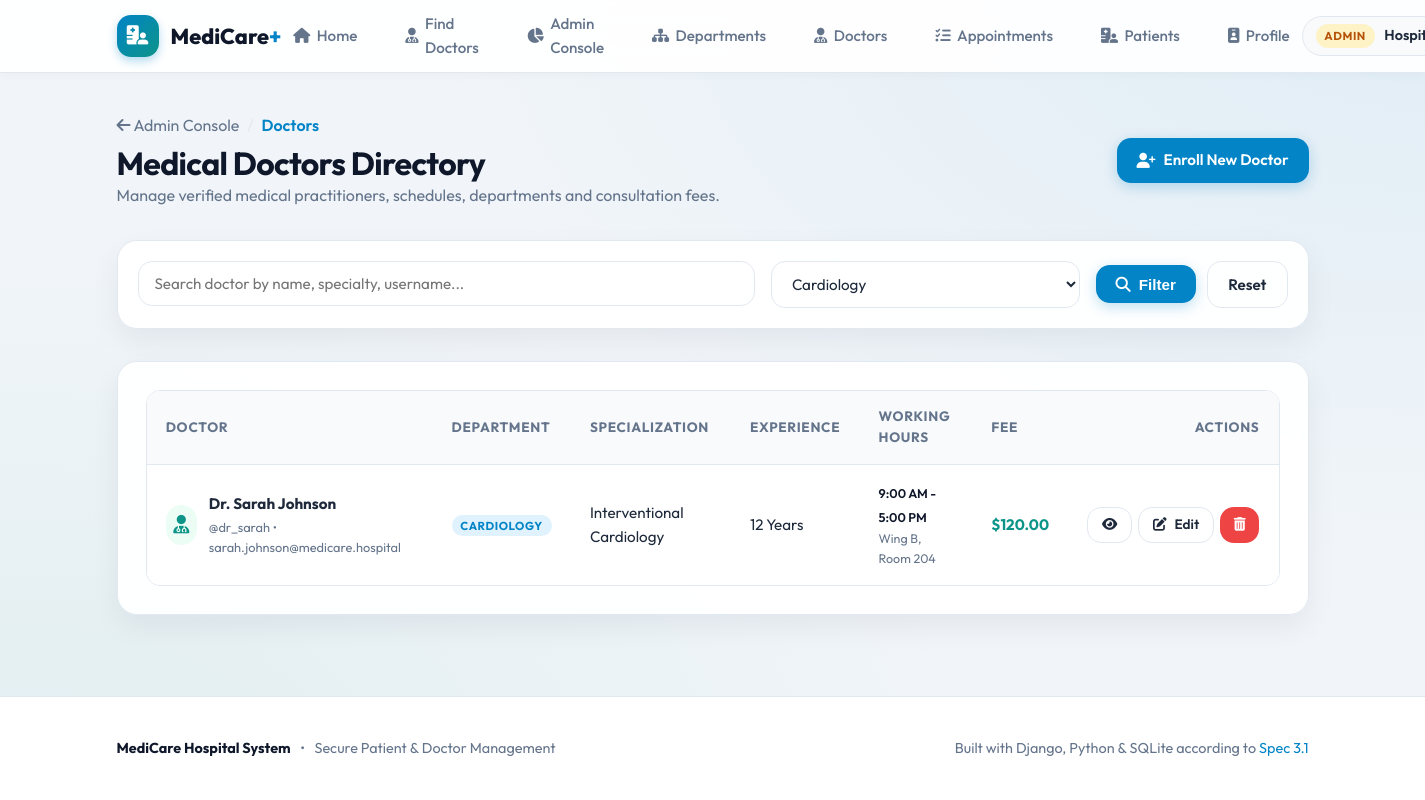
Before: /appointments/admin/doctors/?department=1 (signed in) with the older database file.
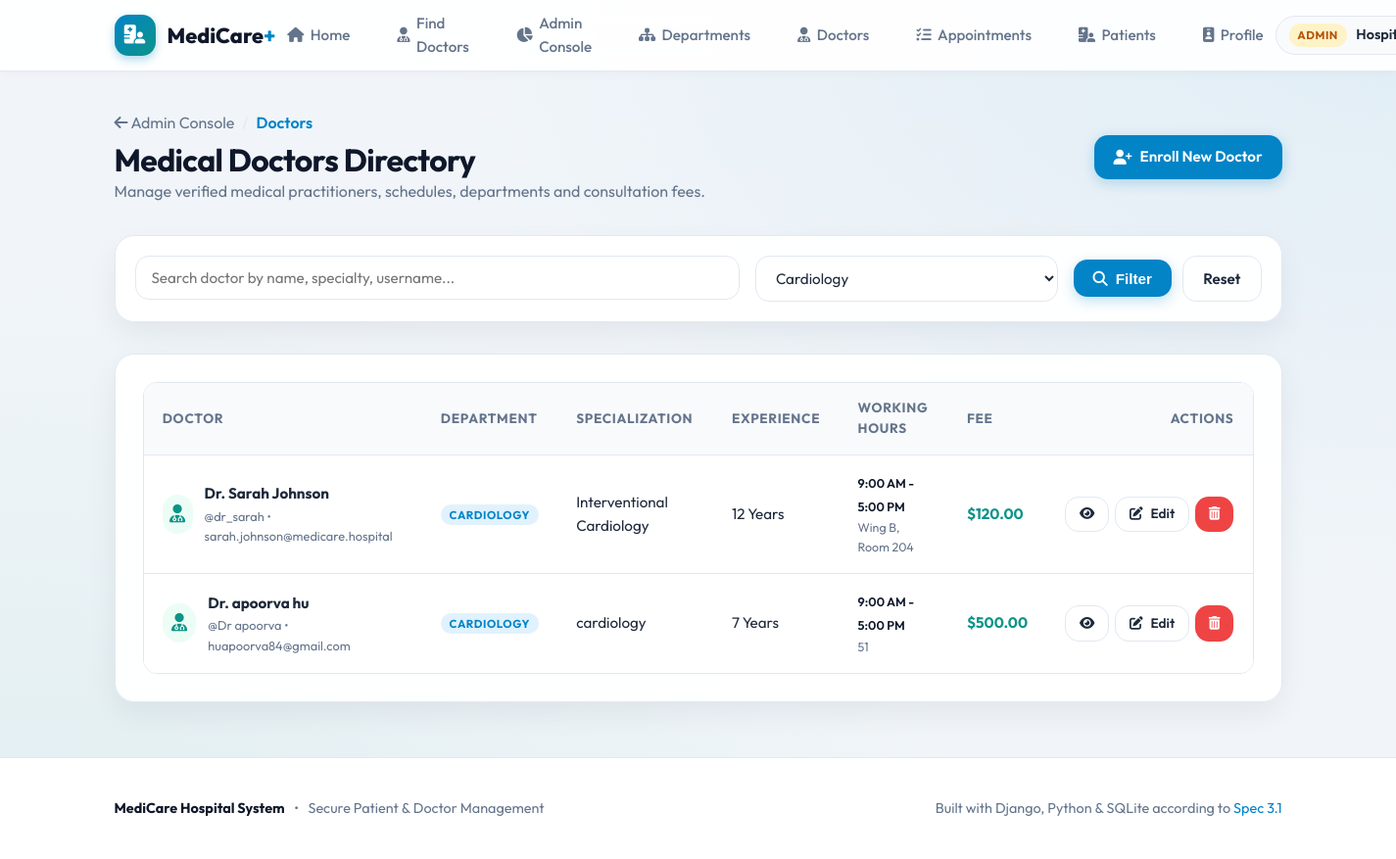
After: the same page with the newer database file.
### doctors/models.py (models this page shows, shortened)
class Doctor(models.Model):
    user = models.OneToOneField(settings.AUTH_USER_MODEL, on_delete=models.CASCADE, related_name='doctor_profile')
    department = models.ForeignKey(Department, on_delete=models.SET_NULL, null=True, blank=True, related_name='doctors')
    specialization = models.CharField(max_length=120)
    experience = models.PositiveIntegerField(default=0, help_text="Years of professional experience")
    fee = models.DecimalField(max_digits=10, decimal_places=2, default=50.00)
    working_hours_start = models.TimeField(default="09:00:00")
    working_hours_end = models.TimeField(default="17:00:00")
    bio = models.TextField(blank=True)
    room_number = models.CharField(max_length=20, blank=True)
    created_at = models.DateTimeField(auto_now_add=True)
    updated_at = models.DateTimeField(auto_now=True)

class Department(models.Model):
    name = models.CharField(max_length=100, unique=True)
    description = models.TextField(blank=True)
    icon = models.CharField(max_length=50, default='fa-stethoscope', help_text="FontAwesome or Lucide icon name")
    created_at = models.DateTimeField(auto_now_add=True)

### accounts/models.py (models this page shows, shortened)
class User(AbstractUser):
    ROLE_CHOICES = (
        ('patient', 'Patient'),
        ('doctor', 'Doctor'),
        ('admin', 'Admin'),
    )
    email = models.EmailField(unique=True)
    role = models.CharField(max_length=10, choices=ROLE_CHOICES, default='patient')
    phone = models.CharField(max_length=20, blank=True)

### appointments/admin_views.py (the view, shortened to what this page needs)
# urls.py: path('admin/doctors/', views.admin_doctor_list_view, name='admin_doctor_list'),
@admin_required
def admin_doctor_list_view(request):
    doctors = Doctor.objects.select_related('user', 'department').order_by('user__first_name')
    query = request.GET.get('q')
    dept_id = request.GET.get('department')
    if dept_id and dept_id.isdigit():
        doctors = doctors.filter(department_id=dept_id)
    departments = Department.objects.all()
    context = {
        'doctors': doctors,
        'departments': departments,
        'query': query or '',
        'selected_dept': int(dept_id) if dept_id and dept_id.isdigit() else '',
    }
    return render(request, 'appointments/admin/doctor_list.html', context)

### templates/appointments/admin/doctor_list.html (shortened to what the changed rows need)
{% extends 'base.html' %}
{% block content %}
<div class="container" style="padding-top: 2.5rem; padding-bottom: 3.5rem;">
  <div style="display: flex; justify-content: space-between; align-items: center; margin-bottom: 2rem; flex-wrap: wrap; gap: 1rem;">
    <div>
      <h1 style="font-size: 2rem;">Medical Doctors Directory</h1>
    </div>
  </div>
  <div class="card">
    {% if doctors %}
      <div class="table-responsive">
        <table class="table">
          <thead>
            <tr>
              <th>Doctor</th>
              <th>Department</th>
              <th>Specialization</th>
              <th>Experience</th>
              <th>Working Hours</th>
              <th>Fee</th>
              <th style="text-align: right;">Actions</th>
            </tr>
          </thead>
          <tbody>
            {% for doc in doctors %}
              <tr>
                <td>
                  <div style="display: flex; align-items: center; gap: 0.75rem;">
                    <div style="width: 40px; height: 40px; border-radius: var(--radius-full); background: #ecfdf5; color: var(--secondary); display: flex; align-items: center; justify-content: center; font-size: 1.15rem;">
                      <i class="fa-solid fa-user-doctor"></i>
                    </div>
                    <div>
                      <strong>Dr. {{ doc.user.get_full_name|default:doc.user.username }}</strong>
                      <div style="font-size: 0.8rem; color: var(--text-muted);">
                        @{{ doc.user.username }} &bull; {{ doc.user.email }}
                      </div>
                    </div>
                  </div>
                </td>
                <td>
                  <span class="role-pill role-patient">{{ doc.department.name|default:"General" }}</span>
                </td>
                <td>{{ doc.specialization }}</td>
                <td>{{ doc.experience }} Years</td>
                <td>
                  <small style="font-weight: 600; color: var(--dark);">
                    {{ doc.working_hours_start|time:"g:i A" }} - {{ doc.working_hours_end|time:"g:i A" }}
                  </small>
                  {% if doc.room_number %}
                    <div style="font-size: 0.78rem; color: var(--text-muted);">{{ doc.room_number }}</div>
                  {% endif %}
                </td>
                <td>
                  <strong style="color: var(--secondary);">${{ doc.fee }}</strong>
                </td>
                <td style="text-align: right;">
                  <div style="display: inline-flex; gap: 0.4rem;">
                    <a href="{% url 'doctor_detail' doc.id %}" class="btn btn-outline btn-sm" target="_blank" title="Public profile">
                      <i class="fa-solid fa-eye"></i>
                    </a>
                    <a href="{% url 'admin_doctor_edit' doc.id %}" class="btn btn-outline btn-sm" title="Edit doctor">
                      <i class="fa-solid fa-pen-to-square"></i> Edit
                    </a>
                    <a href="{% url 'admin_doctor_delete' doc.id %}" class="btn btn-danger btn-sm" title="Delete doctor">
                      <i class="fa-solid fa-trash-can"></i>
                    </a>
                  </div>
                </td>
              </tr>
            {% endfor %}
          </tbody>
        </table>
      </div>
    {% endif %}
  </div>
</div>
{% endblock %}

Changed rows visible on the page:
added Doctor: user.get_full_name "apoorva hu", user.username "Dr apoorva", user.email "huapoorva84@gmail.com", department.name "CARDIOLOGY", specialization "cardiology", experience "7", working_hours_start "9:00 AM", working_hours_end "5:00 PM", room_number "51", fee "500.00"
